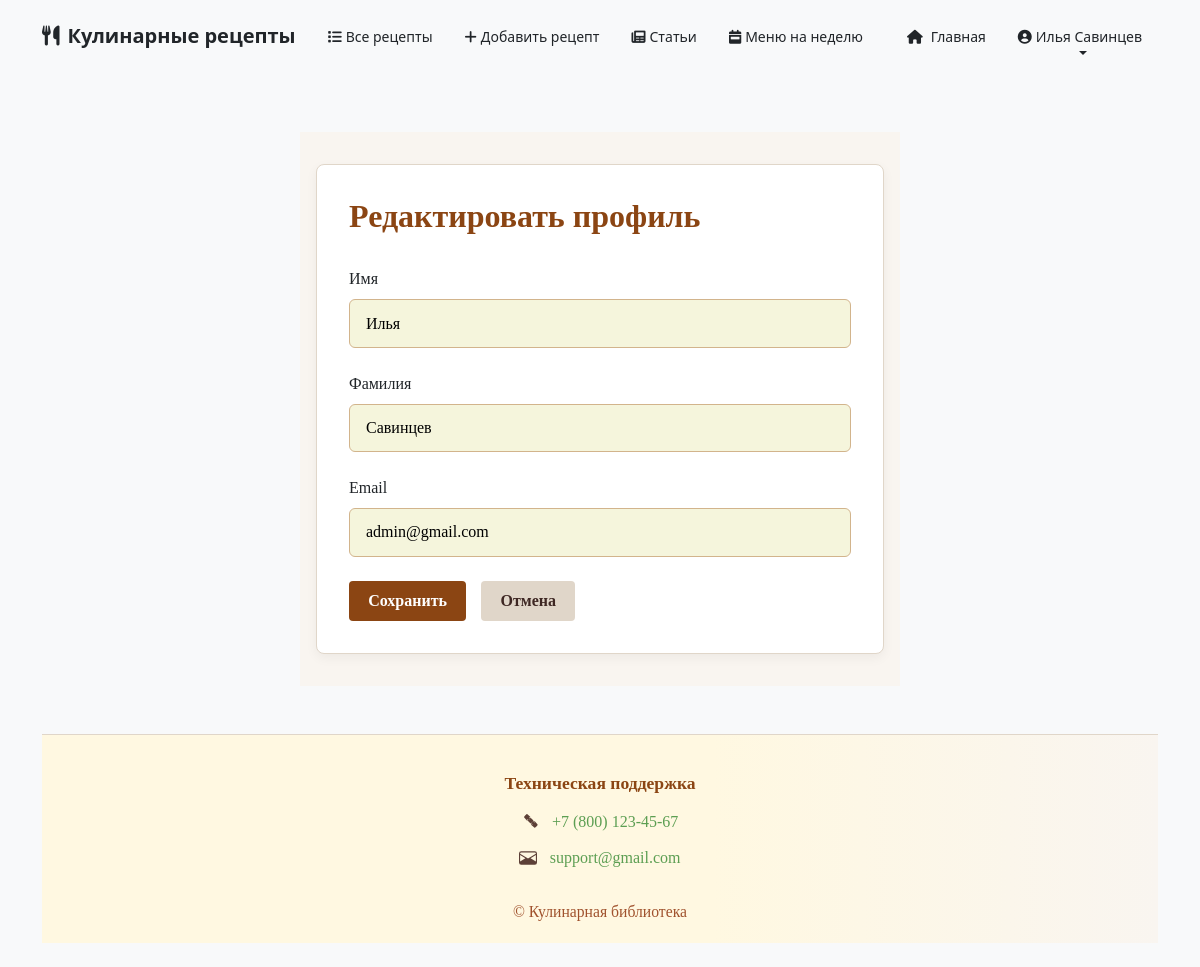
Page /accounts/profile/edit/ (signed in) on the committed database.
### accounts/models.py (models this page shows, shortened)
class User(AbstractBaseUser, PermissionsMixin):
    email = models.EmailField(unique=True)
    first_name = models.CharField(max_length=30, blank=True)
    last_name = models.CharField(max_length=30, blank=True)
    is_staff = models.BooleanField(default=False)
    is_active = models.BooleanField(default=True)
    date_joined = models.DateTimeField(default=timezone.now)
    USERNAME_FIELD = 'email'
    REQUIRED_FIELDS = []
    objects = UserManager()

### accounts/views.py (the view)
# urls.py: path('profile/edit/', views.edit_profile_view, name='edit_profile'),
@login_required
def edit_profile_view(request):
    user = request.user
    if request.method == 'POST':
        form = UserEditForm(request.POST, instance=user)
        if form.is_valid():
            form.save()
            messages.success(request, 'Профиль успешно обновлён!')
            return redirect('profile')
    else:
        form = UserEditForm(instance=user)
    return render(request, 'accounts/edit_profile.html', {'form': form})

### accounts/forms.py
class UserEditForm(forms.ModelForm):
    email = forms.EmailField(required=True, label='Email', widget=forms.EmailInput(attrs={'autocomplete': 'email'}))
    first_name = forms.CharField(required=True, label='Имя', widget=forms.TextInput(attrs={'autocomplete': 'given-name'}))
    last_name = forms.CharField(required=True, label='Фамилия', widget=forms.TextInput(attrs={'autocomplete': 'family-name'}))
    class Meta:
        model = User
        fields = ('email', 'first_name', 'last_name')

### accounts/templates/accounts/edit_profile.html (shortened to what this page needs)
{% extends 'base.html' %}
{% block content %}
<div class="profile-wrapper">
    <div class="profile-main">
        <h1 class="profile-title">Редактировать профиль</h1>
        <form method="post" novalidate>
            <div class="form-group">
                <label for="id_first_name">Имя</label>
                {{ form.first_name }}
            </div>
            <div class="form-group">
                <label for="id_last_name">Фамилия</label>
                {{ form.last_name }}
            </div>
            <div class="form-group">
                <label for="id_email">Email</label>
                {{ form.email }}
            </div>
            <button type="submit" class="btn btn-primary">Сохранить</button>
            <a href="{% url 'profile' %}" class="btn btn-secondary">Отмена</a>
        </form>
    </div>
</div>
{% include 'footer.html' %}
{% endblock %}

### accounts/templates/accounts/navbar.html (shortened to what this page needs)
{% load static %}
<nav class="navbar navbar-expand-lg fixed-top">
    <div class="container">
        <a class="navbar-brand" href="{% url 'recipe_list' %}">
            <i class="fas fa-utensils me-2"></i>Кулинарные рецепты
        </a>
        <div class="collapse navbar-collapse" id="navbarNav">
            <ul class="navbar-nav me-auto">
                <li class="nav-item">
                    <a class="nav-link" href="{% url 'recipe_list' %}">
                        <i class="fas fa-list me-1"></i>Все рецепты
                    </a>
                </li>
                {% if user.is_authenticated %}
                <li class="nav-item">
                    <a class="nav-link" href="{% url 'recipe_create' %}">
                        <i class="fas fa-plus me-1"></i>Добавить рецепт
                    </a>
                </li>
                <li class="nav-item">
                    <a class="nav-link" href="{% url 'articles_list' %}">
                        <i class="fas fa-newspaper me-1"></i>Статьи
                    </a>
                </li>
                <li class="nav-item">
                    <a class="nav-link" href="{% url 'menu_for_week' %}">
                        <i class="fas fa-calendar-week me-1"></i>Меню на неделю
                    </a>
                </li>
                {% endif %}
            </ul>
            <ul class="navbar-nav">
                <li class="nav-item">
                    <a class="nav-link" href="{% url 'home' %}">
                        <i class="fas fa-home me-2"></i>Главная
                    </a>
                </li>
                {% if user.is_authenticated %}
                <li class="nav-item dropdown">
                    <a class="nav-link dropdown-toggle" href="#" id="userDropdown" role="button" data-bs-toggle="dropdown">
                        <i class="fas fa-user-circle me-1"></i>{{ user.first_name }} {{ user.last_name }}
                    </a>
                </li>
                {% endif %}
            </ul>
        </div>
    </div>
</nav>
<div style="height: 76px;"></div>

### accounts/templates/base.html (style rules this page uses)
:root { --primary: #4361ee; --secondary: #3f37c9; --accent: #4895ef; --light: #f8f9fa; --dark: #212529; --success: #4cc9f0; --danger: #f72585; }
body { background-color: #f8f9fa; min-height: 100vh; }
.form-group { margin-bottom: 20px; }
.form-group label { display: block; margin-bottom: 8px; color: var(--dark); font-weight: 500; }

### accounts/templates/accounts/navbar.html (style rules this page uses)
.navbar { background: var(--card-bg); box-shadow: var(--shadow); transition: all 0.3s ease; padding: 1rem 0; }
.navbar-brand { font-weight: 600; font-size: 20px; color: var(--text-color) !important; transition: all 0.3s ease; }
.nav-link { font-weight: 500; font-size: 14px; color: var(--text-color) !important; padding: 0.5rem 1rem !important; transition: all 0.3s ease; position: relative; }
.nav-link::after { content: ''; position: absolute; bottom: 0; left: 50%; width: 0; height: 2px; background: var(--primary-color); transition: all 0.3s ease; transform: translateX(-50%); }

### accounts/templates/accounts/edit_profile.html (style rules this page uses)
.profile-wrapper { max-width: 600px; margin: 2rem auto; padding: 2rem 1rem; background-color: #f9f5f0; font-family: 'Georgia', serif; }
.profile-main { background: white; padding: 2rem; border-radius: 8px; box-shadow: 0 4px 12px rgba(0, 0, 0, 0.05); border: 1px solid #e0d6c9; }
.profile-title { font-size: 2rem; color: #8B4513; margin-bottom: 2rem; font-weight: 700; }
.form-group { margin-bottom: 1.5rem; }
label { display: block; margin-bottom: 0.5rem; font-weight: 600; color: #3E2723; }
input[type="text"], input[type="email"] { width: 100%; padding: 0.7rem 1rem; border: 1px solid #D2B48C; border-radius: 6px; font-size: 1rem; background: #F5F5DC; font-family: 'Georgia', serif; }
.btn { display: inline-block; padding: 0.5rem 1.2rem; border-radius: 4px; font-size: 1rem; font-weight: 600; text-decoration: none; margin-right: 0.7rem; transition: all 0.2s; }
.btn-primary { background: #8B4513; color: #fff; border: none; }
.btn-secondary { background: #e0d6c9; color: #3E2723; border: none; }

### rows in the picture
User: first_name "Илья", last_name "Савинцев", email "admin@gmail.com"
